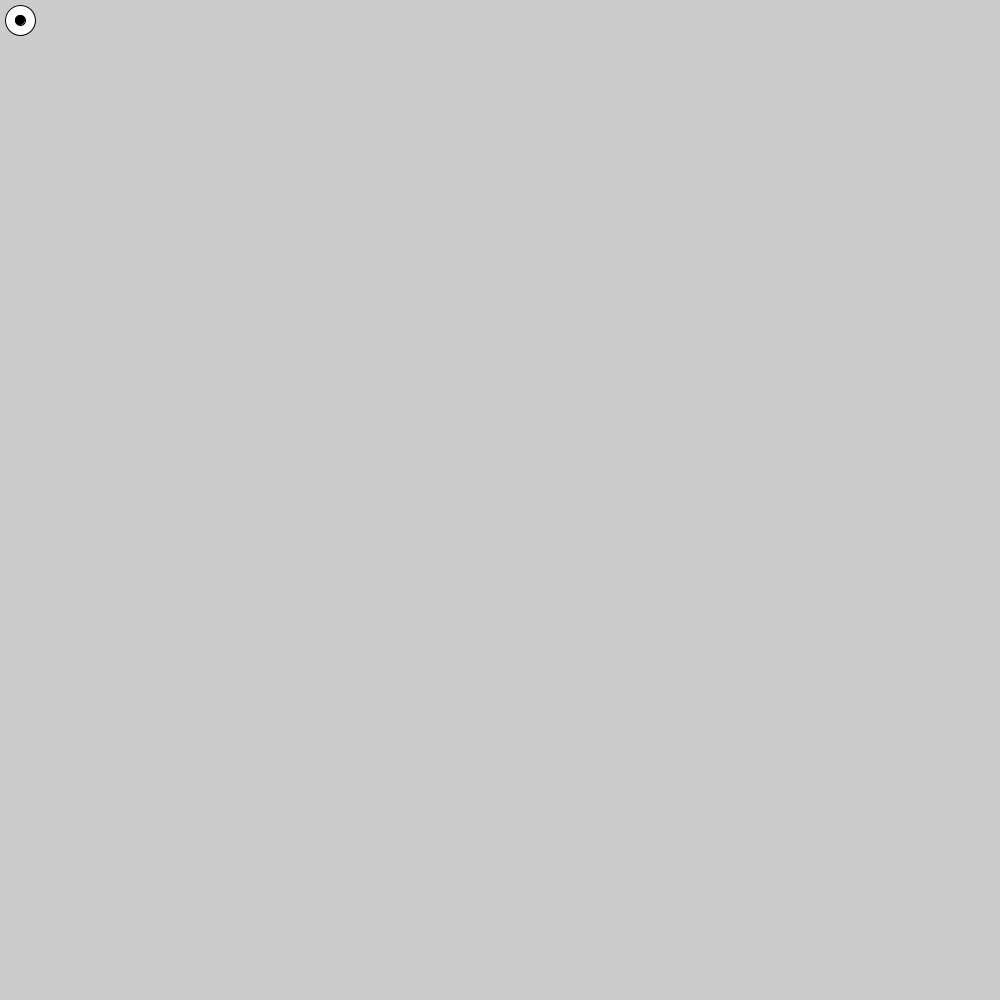
Frame 1 (no input)
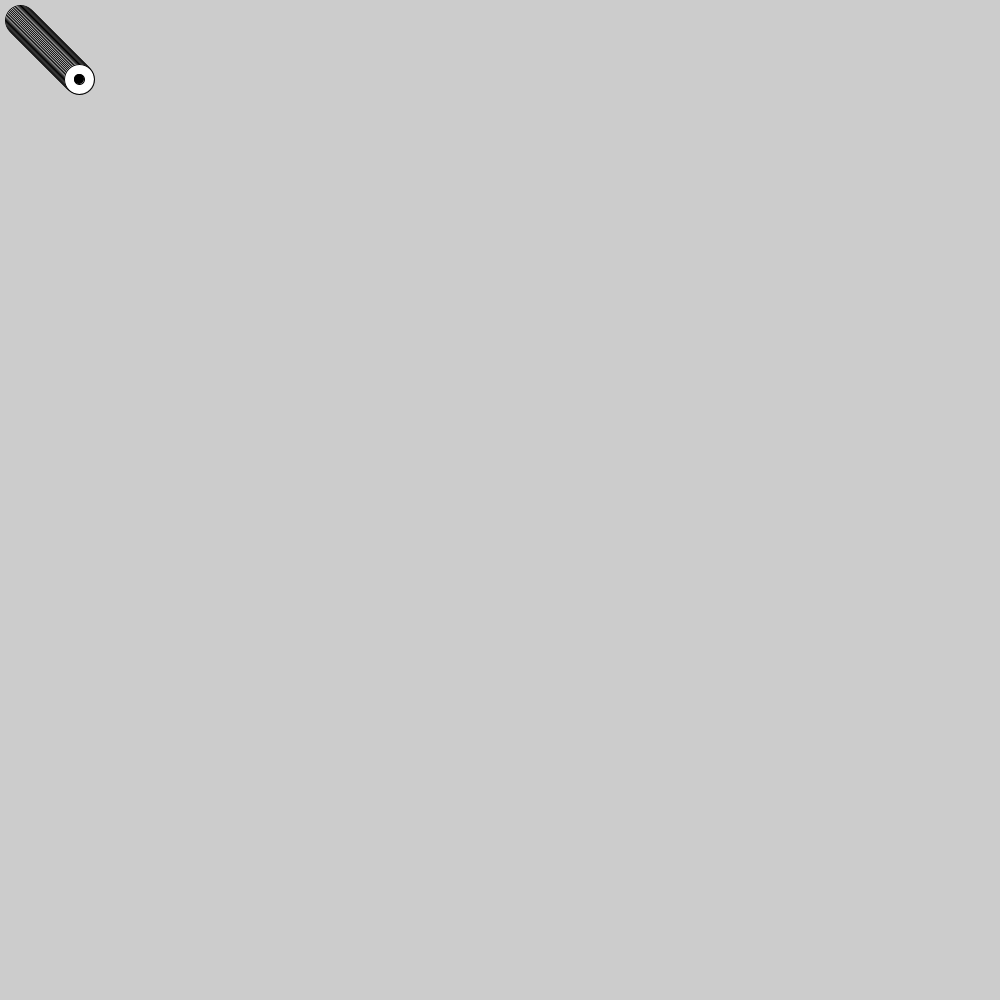
Frame 60 (the mouse pressed at the canvas centre just before this capture)
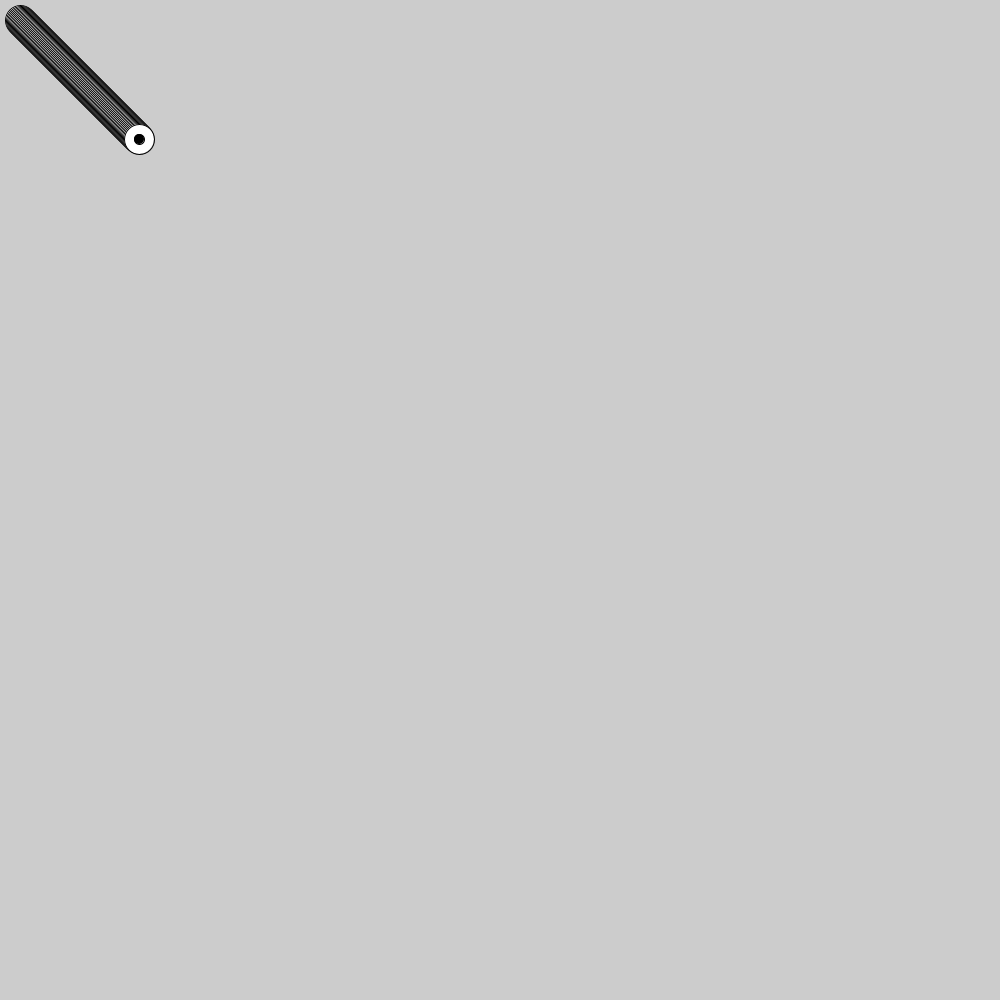
Frame 120 (the mouse held since frame 60 and released just before this capture)

The Processing sketch that drew these frames (run headless with seeded random() and noise(); from frame 60 on, the mouse is pressed at the canvas centre):

// Processing sketch: processing_106678
// ── processing_106678.pde

int x=20;
int y=20;


void setup() {
    size(1000,1000);
}

void draw () {
    fill(255,255,255);
    ellipse(x,y,30,30);
    fill(0,0,0);
    ellipse(x,y,10,10);
    y=y+1;
    x=x+1;
    
}
